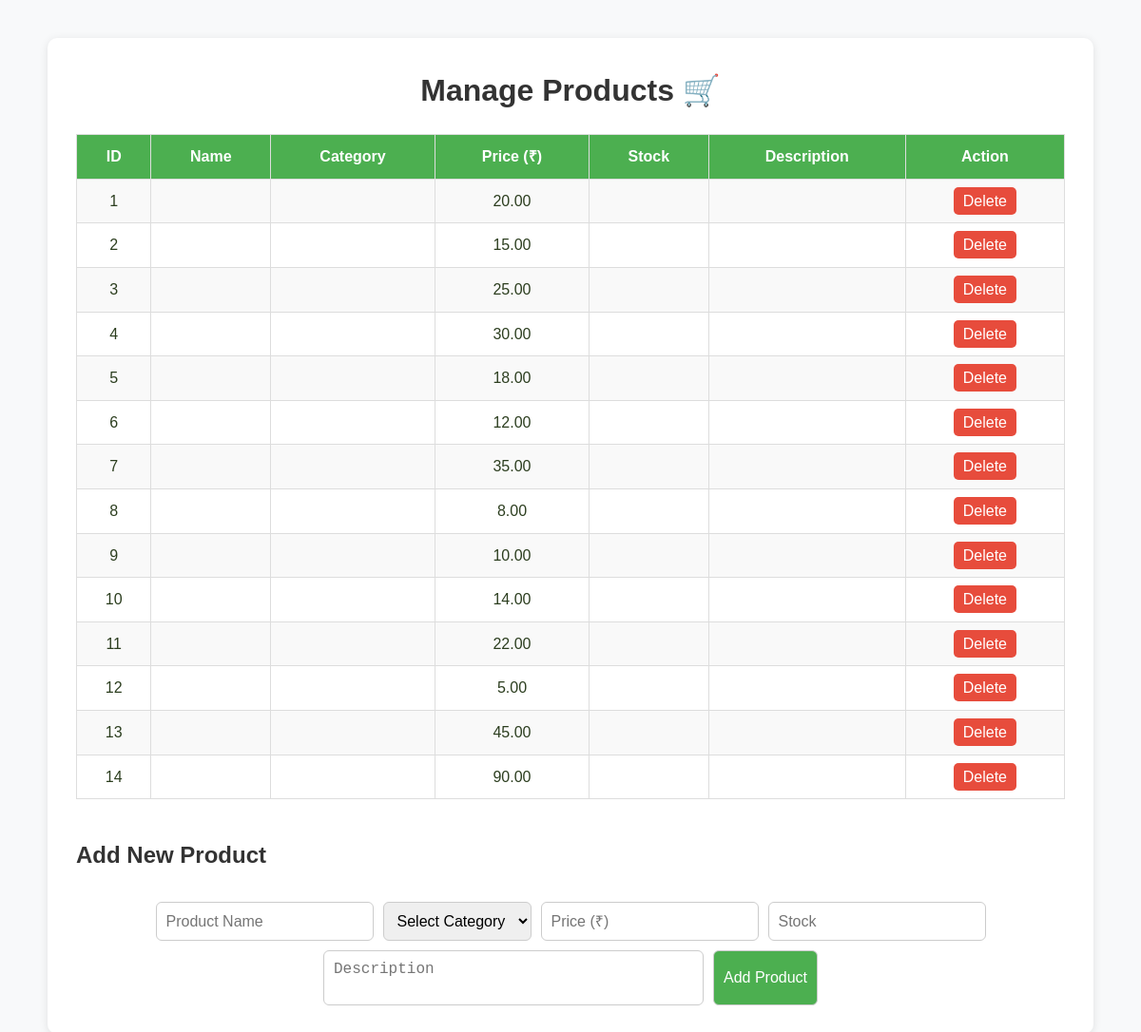
/products.php, run on the app's committed database.
### tables this page shows
CREATE TABLE Products (
    product_id INT AUTO_INCREMENT PRIMARY KEY,
    product_name VARCHAR(100),
    product_for VARCHAR(50),
    price DECIMAL(10,2),
    stock_quantity INT,
    images VARCHAR(255)
);

### products.php (the view, shortened to what this page needs)
<?php
require_once '../includes/db_connect.php';
try {
    $stmt = $pdo->query("SELECT * FROM Products ORDER BY product_id");
    $products = $stmt->fetchAll(PDO::FETCH_ASSOC);
} catch (PDOException $e) {
    die("Error fetching products: " . $e->getMessage());
}
?>
<!DOCTYPE html>
<html lang="en">
<head>
    <link rel="stylesheet" href="../assets/css/style.css">
</head>
<body>
<div class="container">
    <h1>Manage Products 🛒</h1>
    <table>
        <tr>
            <th>ID</th>
            <th>Name</th>
            <th>Category</th>
            <th>Price (₹)</th>
            <th>Stock</th>
            <th>Description</th>
            <th>Action</th>
        </tr>
        <?php foreach ($products as $p): ?>
            <tr>
                <td><?php echo $p['product_id']; ?></td>
                <td><?php echo htmlspecialchars($p['name']); ?></td>
                <td><?php echo htmlspecialchars($p['category']); ?></td>
                <td><?php echo number_format($p['price'], 2); ?></td>
                <td><?php echo $p['stock']; ?></td>
                <td><?php echo htmlspecialchars($p['description']); ?></td>
                <td>
                    <a href="products.php?delete=<?php echo $p['product_id']; ?>" class="delete-btn" onclick="return confirm('Delete this product?')">Delete</a>
                </td>
            </tr>
        <?php endforeach; ?>
    </table>
    <h2 style="margin-top: 40px; color: #333;">Add New Product</h2>
    <form method="POST">
        <input type="text" name="name" placeholder="Product Name" required>
        <select name="category" required>
            <option value="">Select Category</option>
        </select>
        <input type="number" name="price" placeholder="Price (₹)" step="0.01" required>
        <input type="number" name="stock" placeholder="Stock" min="0" required>
        <textarea name="description" placeholder="Description" rows="2"></textarea>
        <button type="submit" name="add_product">Add Product</button>
    </form>
</div>
</body>
</html>

### assets/css/style.css (style rules this page uses)
:root { --primary-green: #556b2f; --secondary-green: #6b8e23; --accent-green: #28A745; --accent-red: #DC3545; --dark-text: #2c3e1f; --medium-text: #5f7040; --light-text: #8a9770; --white: #ffffff; --grey-100: #f6f8f1; --grey-200: #e8ebe3; --grey-300: #d4d8ce; --font-body: 'Inter', sans-serif; --font-heading: 'Poppins', sans-serif; --spacing-xs: 8px; --spacing-sm: 12px; --spacing-md: 20px; --spacing-lg: 32px; --spacing-xl: 48px; --spacing-xxl: 64px; }
* { margin: 0; padding: 0; box-sizing: border-box; }
body { font-family: var(--font-body); background-color: #f3f5ed; color: var(--dark-text); line-height: 1.6; overflow-x: hidden; }
.container { max-width: 1200px; margin: 0 auto; padding: 0 var(--spacing-md); }

### products.php (style rules this page uses)
body { font-family: 'Poppins', sans-serif; background: #f8f9fa; margin: 0; padding: 0; }
.container { max-width: 1100px; margin: 40px auto; background: #fff; border-radius: 10px; padding: 30px; box-shadow: 0 2px 10px rgba(0,0,0,0.1); }
h1 { margin-bottom: 20px; text-align: center; color: #333; }
table { width: 100%; border-collapse: collapse; margin-top: 20px; }
table, th, td { border: 1px solid #ddd; }
th, td { padding: 10px 12px; text-align: center; }
th { background-color: #4CAF50; color: white; }
tr:nth-child(even) { background-color: #f9f9f9; }
form { display: flex; flex-wrap: wrap; gap: 10px; margin-top: 30px; justify-content: center; }
input, select, textarea, button { padding: 10px; border: 1px solid #ccc; border-radius: 6px; font-size: 1rem; }
textarea { resize: none; width: 100%; max-width: 400px; }
button { background-color: #4CAF50; color: white; cursor: pointer; }
.delete-btn { background-color: #e74c3c; color: white; text-decoration: none; padding: 6px 10px; border-radius: 5px; }

### data on the page
products: product_id "1", price "20.00"
products: product_id "2", price "15.00"
products: product_id "3", price "25.00"
products: product_id "4", price "30.00"
products: product_id "5", price "18.00"
products: product_id "6", price "12.00"
products: product_id "7", price "35.00"
products: product_id "8", price "8.00"
products: product_id "9", price "10.00"
products: product_id "10", price "14.00"
products: product_id "11", price "22.00"
products: product_id "12", price "5.00"
products: product_id "13", price "45.00"
products: product_id "14", price "90.00"
